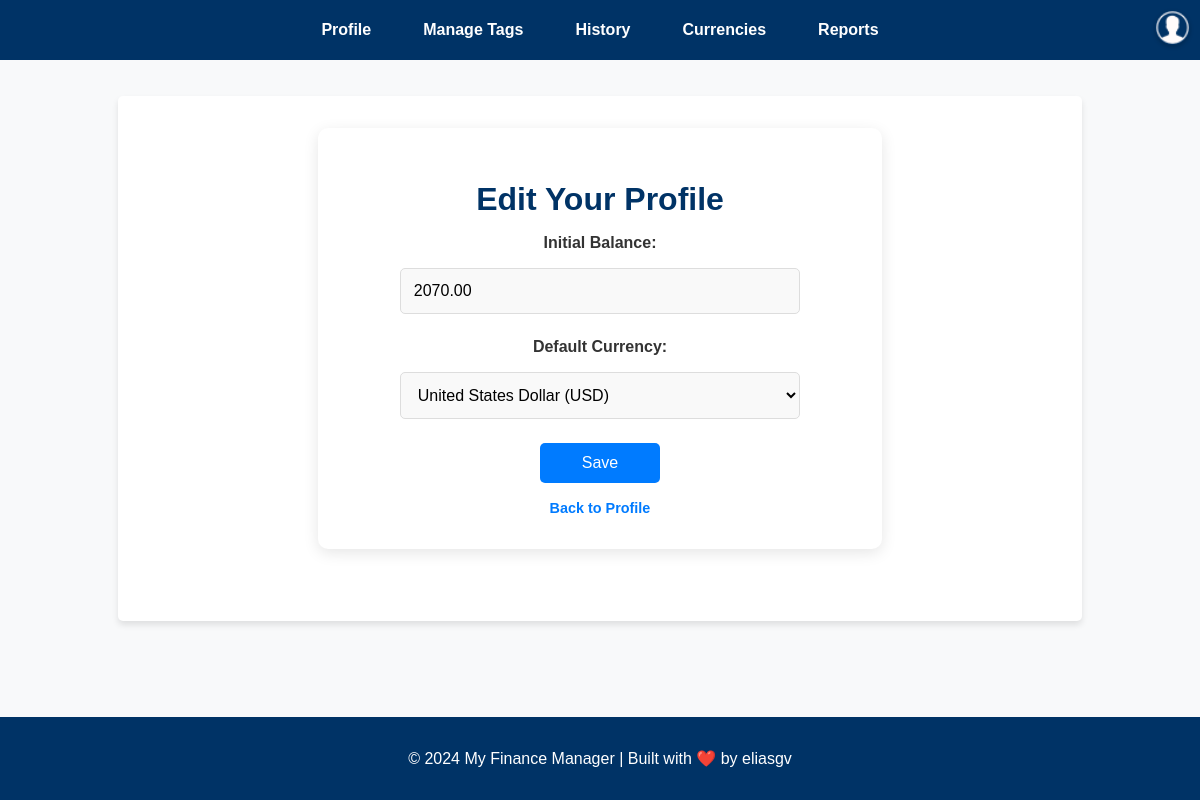
The page /users/profile/edit/ (signed in) on the database its author committed.
### users/models.py (models this page shows, shortened)
class UserProfile(models.Model):
    user = models.OneToOneField(User, on_delete=models.CASCADE, related_name="profile")
    initial_balance = models.DecimalField(max_digits=10, decimal_places=2, default=0.00)
    balance = models.DecimalField(max_digits=10, decimal_places=2, default=0.00)
    default_currency = models.ForeignKey(Currency, on_delete=models.SET_NULL, null=True, default=146)

### users/views.py (the view)
# urls.py: path('profile/edit/', views.edit_initial_balance_view, name='edit_profile'),
@login_required
def edit_initial_balance_view(request):
    profile = request.user.profile
    currencies = Currency.objects.all()
    if request.method == 'POST':
        form = EditProfileForm(request.POST, instance=profile)
        if form.is_valid():
            form.save()
            messages.success(request, "Profile updated successfully.")
            return redirect('users:profile')
        else:
            messages.error(request, "Please correct the errors below.")
    else:
        form = EditProfileForm(instance=profile)
    return render(request, 'users/edit_profile.html', {
        'form': form,
        'currencies': currencies,
    })

### users/forms.py
class EditProfileForm(forms.ModelForm):
    class Meta:
        model = UserProfile
        fields = ['initial_balance' , 'default_currency']

### currencies/models.py (called while the page is built)
    def __str__(self):
        return f"{self.name} ({self.code})"

### templates/users/edit_profile.html (shortened to what this page needs)
{% extends 'base.html' %}
{% block content %}
<div class="edit-profile-container">
    <h1 class="edit-profile-title">Edit Your Profile</h1>
    <form method="POST" class="styled-form">
        <div class="form-group">
            <label for="initial_balance">Initial Balance:</label>
            {{ form.initial_balance }}
        </div>
        <div class="form-group">
            <label for="default_currency">Default Currency:</label>
            {{ form.default_currency }}
        </div>
        <button type="submit" class="btn btn-primary">Save</button>
    </form>
    <a href="{% url 'users:profile' %}" class="back-link">Back to Profile</a>
</div>
{% endblock %}

### static/css/global.css (style rules this page uses)
body { font-family: 'Arial', sans-serif; background-color: #f4f7fa; margin: 0; padding: 0; color: #333; display: flex; flex-direction: column; min-height: 100vh; min-width: 100hv; overflow-y: scroll; scrollbar-width: none; }

### static/css/profile.css (style rules this page uses)
body { font-family: 'Arial', sans-serif; background-color: #f8f9fa; margin: 0; padding: 0; display: flex; justify-content: center; align-items: center; min-height: 100vh; }
.profile-container, .edit-profile-container { max-width: 500px; margin: auto; padding: 2rem; background: #ffffff; border-radius: 10px; box-shadow: 0 4px 15px rgba(0, 0, 0, 0.1); text-align: center; }
.profile-title, .edit-profile-title { font-size: 2rem; color: #003366; margin-bottom: 1rem; font-weight: bold; }
form { width: 100%; display: flex; flex-direction: column; gap: 1.5rem; }
.styled-form { display: flex; flex-direction: column; align-items: center; gap: 1.5rem; }
.form-group { display: flex; flex-direction: column; align-items: center; width: 100%; gap: 0.5rem; }
label { font-weight: 600; margin-bottom: 0.5rem; font-size: 1rem; color: #003366; }
input, select { width: 100%; padding: 0.8rem; border: 1px solid #ddd; border-radius: 5px; font-size: 1rem; background-color: #f9f9f9; box-sizing: border-box; }
.btn { padding: 0.6rem 1.2rem; font-size: 1rem; border-radius: 5px; cursor: pointer; transition: background-color 0.3s ease; height: 40px; width: 120px; text-decoration: none; border: none; text-align: center; margin-bottom:1rem; }
.back-link { margin-top: 2rem; font-size: 0.9rem; color: #007bff; text-decoration: none; font-weight: bold; transition: color 0.3s ease; }

### static/css/tags.css (style rules this page uses)
.btn { padding: 0.6rem 1.2rem; font-size: 1rem; border-radius: 5px; cursor: pointer; transition: background-color 0.3s ease; height: 40px; width: 120px; text-decoration: none; border: none; text-align: center; }
.btn-primary { background-color: #007bff; color: white; }

### static/css/currencies.css (style rules this page uses)
.form-group { width: 100%; max-width: 400px; text-align: left; }

### static/css/transactions.css (style rules this page uses)
.styled-form { display: flex; flex-direction: column; gap: 1.5rem; align-items: center; }
.form-group { display: flex; flex-direction: column; align-items: center; width: 100%; gap: 0.5rem; }
.form-group label { font-size: 1rem; font-weight: bold; color: #333; text-align: center; }
.btn { padding: 0.6rem 1.2rem; font-size: 1rem; border-radius: 5px; cursor: pointer; transition: background-color 0.3s ease; height: 40px; width: 120px; text-decoration: none; border: none; text-align: center; }

### rows shown on the page
UserProfile: initial_balance "2070.00", default_currency "United States Dollar (USD)"
